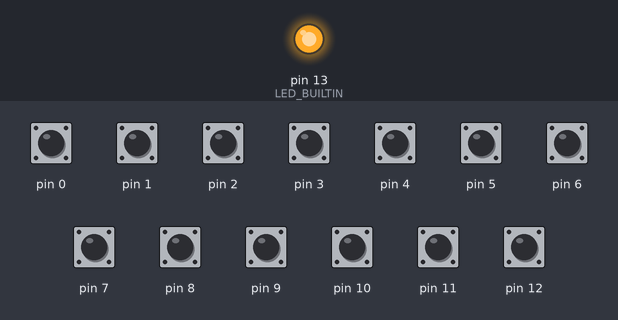
Bench run of a sketch on a simulated Arduino Leonardo, built with avr-gcc and run on an emulated ATmega32U4. Parts: output pins drawn as LEDs (lit = HIGH). The inputs (shaded band) are chosen by the test bench; at power-on: pin 0–12 HIGH.

Above: at 1.2 s.
1.3 s: pin 0 pulled LOW for 0.15 s
At 2.1 s:
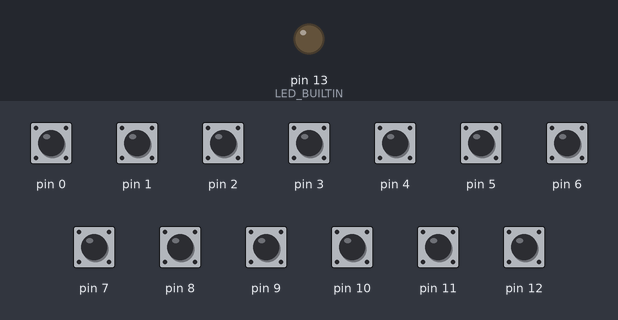
Timing chart, 0 to 4.3 s (numbered marks = the images above; inputs shaded):
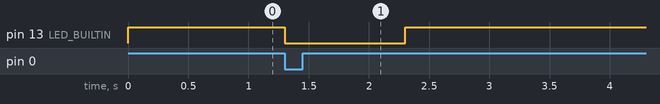

The sketch:

arduino-dancepad.ino
```cpp
#include <Keyboard.h>

/*
 * This is a sketch that turns an Arduino into a keyboard controller for StepMania.
 *
 * The digital pins are configured as pullup inputs.  Pin 0 must not be connected to
 * ground for the keyboard to do anything; this is a safety precaution to make it so
 * we can kill the script if things go badly.  :)  The built in LED should be lit if
 * pin 0 is not jumpered.
 *
 * Pins 1-10 are used for arrows for player 1 and player 2 (player 2 uses WASD as arrow
 * keys).  Whenever a pin is connected to ground, the corresponding key will be pressed,
 * and released when the pin is floating or high.
 */

#define KEY_COUNT 12 // Includes pin 0.
#define DEBOUNCE_DELAY_MS 10

uint8_t KEY_DEFS[KEY_COUNT] = {
  0, // Pin 0 is used to protect against runaway scripts.
  KEY_LEFT_ARROW,  // Pin  1 - P1 Left
  KEY_UP_ARROW,    // Pin  2 - P1 Up
  KEY_RIGHT_ARROW, // Pin  3 - P1 Right
  KEY_DOWN_ARROW,  // Pin  4 - P1 Down
  KEY_ESC,         // Pin  5 - Back
  KEY_RETURN,      // Pin  6 - Confirm
  KEY_F1,          // Pin  7 - Coin
  'a',             // Pin  8 - P2 Left
  'w',             // Pin  9 - P2 Up
  'd',             // Pin 10 - P2 Right
  's'              // Pin 11 - P2 Down
};

bool pressed[KEY_COUNT + 1];
unsigned long lastChange[KEY_COUNT + 1];

void setup() {
  pinMode(LED_BUILTIN, OUTPUT);

  // Set pins 0-KEY_COUNT as INPUT_PULLUP.
  // Note that we don't use pin 13 as on most boards it has an LED an a built in resistor.
  for(int i = 0; i <= KEY_COUNT; i++) {
    pinMode(i, INPUT_PULLUP);

    pressed[i] = HIGH;
    lastChange[i] = 0;
  }
}

void loop() {
  int val;

  // If pin 0 is not connected to ground, then do nothing - this is to make it easier
  // to flash a misbehaving script.
  val = digitalRead(0);

  // LED indicates if we are working.
  digitalWrite(LED_BUILTIN, !val ? LOW : HIGH);

  if(val == LOW) {
    delay(1000);
    return;
  }

  unsigned long now = millis();

  // Sample each key
  for(int i = 1; i <= KEY_COUNT; i++) {
    val = digitalRead(i);
    bool isPressed = val == LOW;

    // Debounce keys
    bool canChange = now > (lastChange[i] + DEBOUNCE_DELAY_MS);

    if(canChange && pressed[i] != isPressed) {
      pressed[i] = isPressed;
      lastChange[i] = now;
      if(isPressed) {
        Keyboard.press(KEY_DEFS[i]);
      } else {
        Keyboard.release(KEY_DEFS[i]);
      }
    }
  }

}
```

Measured:
- after the input at 1.3 s, pin 13 (LED_BUILTIN): HIGH → LOW at once, → HIGH 1.0 s later
